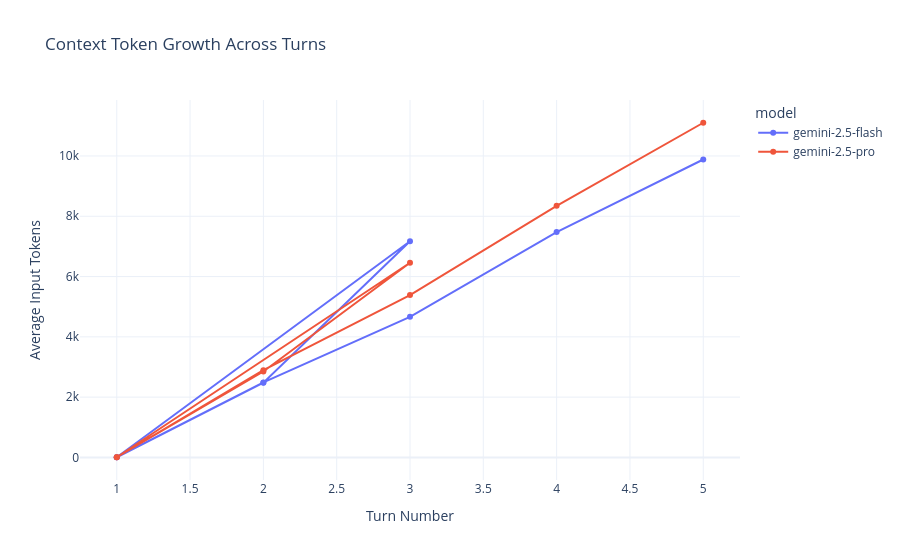
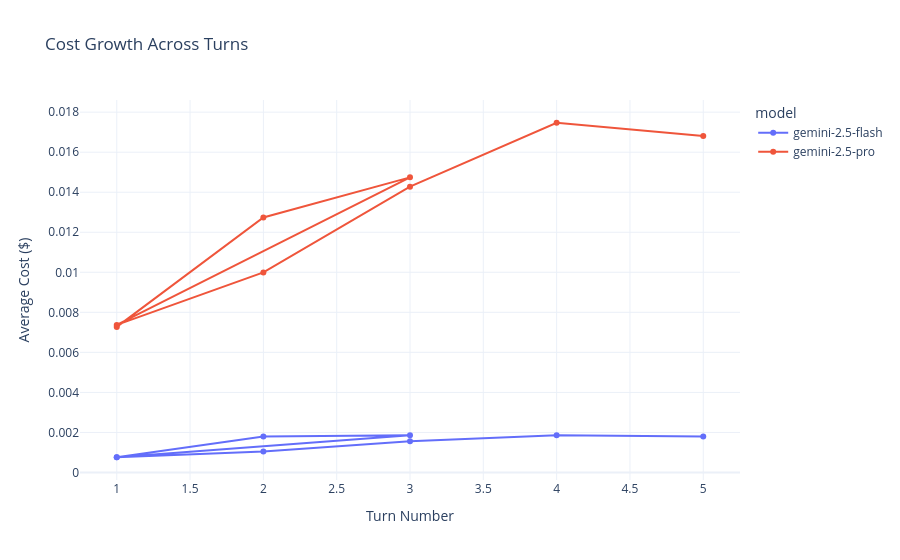

Notebook source saved alongside these figures, in order:
### Code cell
# Multi-turn context growth
context_growth = get_context_growth_analysis()
if not context_growth.empty:
    print("Multi-Turn Context Growth:")
    display(context_growth)
    
    fig = px.line(
        context_growth,
        x='turn',
        y='avg_input_tokens',
        color='model',
        markers=True,
        title='Context Token Growth Across Turns',
        labels={'turn': 'Turn Number', 'avg_input_tokens': 'Average Input Tokens'}
    )
    fig.show()
    
    # Cost growth
    fig2 = px.line(
        context_growth,
        x='turn',
        y='avg_cost',
        color='model',
        markers=True,
        title='Cost Growth Across Turns',
        labels={'turn': 'Turn Number', 'avg_cost': 'Average Cost ($)'}
    )
    fig2.show()

### Figure 1 — Plotly figure (JSON) as saved in the notebook; plotly's stock layout.template omitted (floating-point values rounded to 4 significant figures)
{"data": [{"hovertemplate": "model=gemini-2.5-flash<br>Turn Number=%{x}<br>Average Input Tokens=%{y}<extra></extra>", "legendgroup": "gemini-2.5-flash", "line": {"color": "#636efa", "dash": "solid"}, "marker": {"symbol": "circle"}, "mode": "lines+markers", "name": "gemini-2.5-flash", "orientation": "v", "showlegend": true, "type": "scatter", "x": [1, 2, 3, 1, 2, 3, 4, 5], "xaxis": "x", "y": [6.4, 2478.0, 7173.0, 6.4, 2489.0, 4665.0, 7477.0, 9883.0], "yaxis": "y"}, {"hovertemplate": "model=gemini-2.5-pro<br>Turn Number=%{x}<br>Average Input Tokens=%{y}<extra></extra>", "legendgroup": "gemini-2.5-pro", "line": {"color": "#EF553B", "dash": "solid"}, "marker": {"symbol": "circle"}, "mode": "lines+markers", "name": "gemini-2.5-pro", "orientation": "v", "showlegend": true, "type": "scatter", "x": [1, 2, 3, 1, 2, 3, 4, 5], "xaxis": "x", "y": [6.4, 2850.0, 6459.0, 6.4, 2894.0, 5386.0, 8345.0, 11100.0], "yaxis": "y"}], "layout": {"legend": {"title": {"text": "model"}, "tracegroupgap": 0}, "title": {"text": "Context Token Growth Across Turns"}, "xaxis": {"anchor": "y", "domain": [0, 1], "title": {"text": "Turn Number"}}, "yaxis": {"anchor": "x", "domain": [0, 1], "title": {"text": "Average Input Tokens"}}}}

### Figure 2 — Plotly figure (JSON) as saved in the notebook; plotly's stock layout.template omitted (floating-point values rounded to 4 significant figures)
{"data": [{"hovertemplate": "model=gemini-2.5-flash<br>Turn Number=%{x}<br>Average Cost ($)=%{y}<extra></extra>", "legendgroup": "gemini-2.5-flash", "line": {"color": "#636efa", "dash": "solid"}, "marker": {"symbol": "circle"}, "mode": "lines+markers", "name": "gemini-2.5-flash", "orientation": "v", "showlegend": true, "type": "scatter", "x": [1, 2, 3, 1, 2, 3, 4, 5], "xaxis": "x", "y": [0.0007607, 0.001799, 0.001866, 0.0007633, 0.001042, 0.001561, 0.001861, 0.001801], "yaxis": "y"}, {"hovertemplate": "model=gemini-2.5-pro<br>Turn Number=%{x}<br>Average Cost ($)=%{y}<extra></extra>", "legendgroup": "gemini-2.5-pro", "line": {"color": "#EF553B", "dash": "solid"}, "marker": {"symbol": "circle"}, "mode": "lines+markers", "name": "gemini-2.5-pro", "orientation": "v", "showlegend": true, "type": "scatter", "x": [1, 2, 3, 1, 2, 3, 4, 5], "xaxis": "x", "y": [0.007273, 0.01274, 0.01474, 0.007373, 0.009993, 0.01428, 0.01747, 0.0168], "yaxis": "y"}], "layout": {"legend": {"title": {"text": "model"}, "tracegroupgap": 0}, "title": {"text": "Cost Growth Across Turns"}, "xaxis": {"anchor": "y", "domain": [0, 1], "title": {"text": "Turn Number"}}, "yaxis": {"anchor": "x", "domain": [0, 1], "title": {"text": "Average Cost ($)"}}}}
